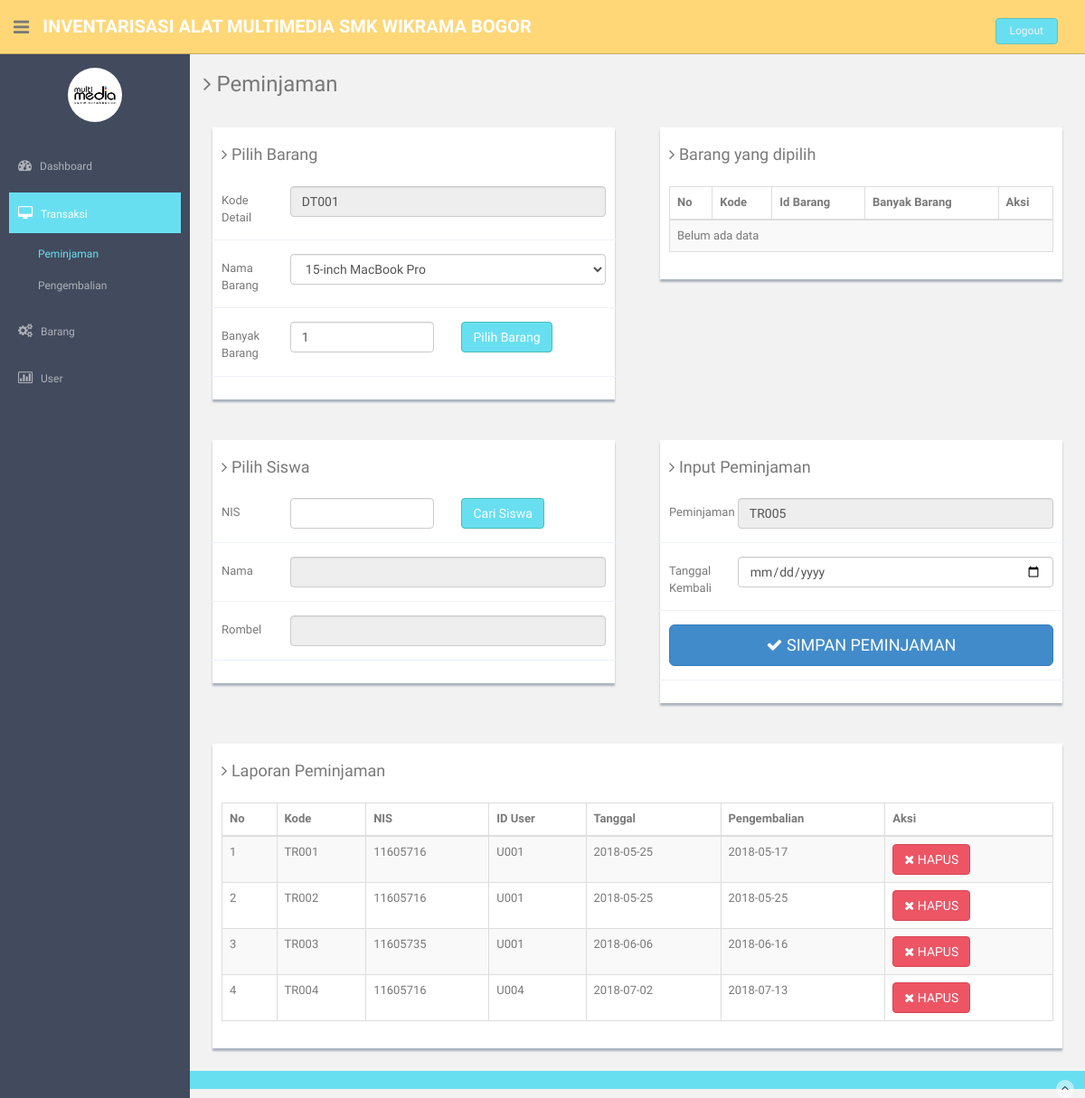
Screenshot of /Peminjaman.php (signed in) with the database file from the repository.
### tables this page shows
CREATE TABLE `transaction` (
  `id` varchar(10) NOT NULL,
  `nis` int(11) NOT NULL,
  `user_id` varchar(10) NOT NULL,
  `date` date DEFAULT NULL,
  `date_return` date DEFAULT NULL
);

### oop.php (called while the page is built, shortened)
<?php
class oop {
	function tampil($koneksi, $table){
		$sql = "SELECT * FROM $table";
		$query = mysqli_query($koneksi, $sql);
		if($query){
		while ($data = mysqli_fetch_array($query))
			$isi[] = $data;
		}
		return @$isi;
	}
	function tampill($koneksi, $table, $where){
		$sql = "SELECT * FROM $table WHERE $where";
		$query = mysqli_query($koneksi, $sql);
		while ($data = mysqli_fetch_array($query))
			$isi[] = $data;
		return @$isi;
	}
	public function autokode($koneksi,$table,$field,$pre){
       $sqlc   = "SELECT COUNT($field) as jumlah FROM $table";
       $querys = mysqli_query($koneksi,$sqlc);
       $number = mysqli_fetch_assoc($querys);
       if($number['jumlah'] > 0){
            $sql    = "SELECT MAX($field) as kode FROM $table";
            $query  = mysqli_query($koneksi,$sql);
            $number = mysqli_fetch_assoc($query);
            $strnum = substr($number['kode'], 2,3);
            $strnum = $strnum + 1;
            if(strlen($strnum) == 3){
                $kode = $pre.$strnum;
            }else if(strlen($strnum) == 2){
                    $kode = $pre."0".$strnum;
            }else if(strlen($strnum) == 1){
                $kode = $pre."00".$strnum;
            }
        }else{
            $kode = $pre."001";
        }
        return $kode;
    }
}
?>

### Peminjaman.php (the view, shortened to what this page needs)
<?php
include "koneksi.php";
include "oop.php";
$perintah = new oop();
$autokode = $perintah->autokode($koneksi,"transaction","id","TR");
$autokode2 = $perintah->autokode($koneksi,"detail_temp","id","DT");
$isi = '';
?>
<!DOCTYPE html>
<html lang="en">
  <head>
    <link href="assets/css/bootstrap.css" rel="stylesheet">
    <link href="assets/font-awesome/css/font-awesome.css" rel="stylesheet" />
    <link rel="stylesheet" type="text/css" href="assets/css/zabuto_calendar.css">
    <link rel="stylesheet" type="text/css" href="assets/js/gritter/css/jquery.gritter.css" />
    <link rel="stylesheet" type="text/css" href="assets/lineicons/style.css">
    <link href="assets/css/style.css" rel="stylesheet">
    <link href="assets/css/style-responsive.css" rel="stylesheet">
  </head>
  <body>
  <section id="container" >
      <header class="header black-bg">
              <div class="sidebar-toggle-box">
                  <div class="fa fa-bars tooltips" data-placement="right" data-original-title="Toggle Navigation"></div>
              </div>
            <a href="admins.php" class="logo"><b>Inventarisasi Alat Multimedia SMK WIKRAMA BOGOR</b></a>
            <div class="top-menu">
            	<ul class="nav pull-right top-menu">
                    <li><a class="logout" href="logout.php" onclick="return confirm('Yakin ingin Logout?')">Logout</a></li>
            	</ul>
            </div>
        </header>
      <aside>
          <div id="sidebar"  class="nav-collapse ">
              <ul class="sidebar-menu" id="nav-accordion">
              	  <p class="centered"><a href="profile.html"><img src="assets/img/logo.jpg" class="img-circle" width="60"></a></p>
                  <li class="mt">
                      <a href="admins.php">
                          <i class="fa fa-dashboard"></i>
                          <span>Dashboard</span>
                      </a>
                  </li>
                  <li class="sub-menu">
                      <a class="active" href="javascript:;" >
                          <i class="fa fa-desktop"></i>
                          <span>Transaksi</span>
                      </a>
                      <ul class="sub">
                          <li class="active"><a  href="Peminjaman.php">Peminjaman</a></li>
                          <li><a  href="Pengembalian.php">Pengembalian</a></li>
                      </ul>
                  </li>
                  <li class="sub-menu">
                      <a href="javascript:;" >
                          <i class="fa fa-cogs"></i>
                          <span>Barang</span>
                      </a>
                  </li>
                  <li class="sub-menu">
                      <a href="javascript:;" >
                          <i class=" fa fa-bar-chart-o"></i>
                          <span>User</span>
                      </a>
                  </li>
              </ul>
          </div>
      </aside>
      <section id="main-content">
        <section class="wrapper">
          <h3><i class="fa fa-angle-right"></i> Peminjaman</h3>
        <div class="row mt">
          <div class="col-lg-6">
            <div class="form-panel">
              <h4 class="mb"><i class="fa fa-angle-right"></i> Pilih Barang</h4>
              <form class="form-horizontal style-form" method="post">
                <div class="form-group">
                  <label class="col-sm-2 col-sm-2 control-label">Kode Detail</label>
                  <div class="col-sm-10">
                      <input type="text" class="form-control" name="detail_id" id="detail_id" value="<?php echo $autokode2; ?>" readonly>
                  </div>
                </div>
                <div class="form-group">
                  <label class="col-sm-2 col-sm-2 control-label">Nama Barang</label>
                  <div class="col-sm-10">
                    <select name="item_id" class="form-control" required>
                      <?php
                      $a = $perintah->tampill($koneksi, "item", "quantity != '0'");
                      foreach ($a as $b) {?>
                      <option value="<?= $b['0'] ?>"><?= $b['1'] ?></option>
                      <?php } ?>
                    </select>
                  </div>
                  </div>
                  <div class="form-group">
                    <label class="col-sm-2 col-sm-2 control-label">Banyak Barang</label>
                    <div class="col-sm-5">
                        <input type="text" class="form-control" name="quantity" id="quantity" value="1" required>
                    </div>
                    <div class="col-sm-5">
                      <button type="submit" class="btn btn-theme" name="pilbar" id="pilbar">Pilih Barang</button>
                    </div>
                  </div>
              </form>
            </div>
          </div>
          <div class="col-lg-6">
            <div class="form-panel">
              <h4 class="mb"><i class="fa fa-angle-right"></i> Barang yang dipilih</h4>
              <section id="unseen">
                <table id="tbuser" class="table table-striped table-bordered" cellspacing="0" width="100%">
                  <thead>
                  <tr>
                      <th>No</th>
                      <th>Kode</th>
                      <th>Id Barang</th>
                      <th>Banyak Barang</th>
                      <th>Aksi</th>
                  </tr>
                  </thead>
                  <tbody>
                    <?php
                    $tampil = $perintah->tampil($koneksi, "detail_temp");
                    $no = 0;
                    if (is_null($tampil)) {
                      echo "<tr>
                      <td colspan = '11'>Belum ada data</td>
                      </tr>";
                    }else{
                    foreach ($tampil as $field) {
                    $no++;
                    ?>
                  <tr>
                      <td><?php echo $no; ?></td>
                      <td><?php echo $field['id']; ?></td>
                      <td><?php echo $field['item_id']; ?></td>
                      <td><?php echo $field['quantity']; ?></td>
                      <td><a class="btn btn-theme04" onclick="return confirm('Yakin mau dihapus?')" href="?hapusbarang&detail=<?php echo $field['id'] ?>"><i class="fa fa-times"></i> HAPUS</a></td>
                  </tr>
                    <?php }} ?>
                  </tbody>
              </table>
              </section>
            </div>
          </div>
        </div>
          <div class="row mt">
            <div class="col-lg-6">
              <div class="form-panel">
                <h4 class="mb"><i class="fa fa-angle-right"></i> Pilih Siswa</h4>
                <form class="form-horizontal style-form" method="get">
                  <?php if(isset($_GET['cari'])){ ?>
                  <div class="form-group">
                       <label class="col-sm-2 col-sm-2 control-label">NIS</label>
                        <div class="col-sm-5">
                           <input type="text" class="form-control" name="nis" id="nis" value="<?php echo $cari['nis']?>" required>
                        </div>
                        <div class="col-sm-5">
                           <button type="submit" class="btn btn-theme" name="cari" id="cari">Cari Siswa</button>
                        </div>
                  </div>
                  <div class="form-group">
                       <label class="col-sm-2 col-sm-2 control-label">Nama</label>
                        <div class="col-sm-10">
                           <input type="text" class="form-control" name="nama" id="nama" value="<?php echo $cari['nama']?>" readonly>
                        </div>
                  </div>
                  <div class="form-group">
                       <label class="col-sm-2 col-sm-2 control-label">Rombel</label>
                        <div class="col-sm-10">
                           <input type="text" class="form-control" name="rombel" id="rombel" value="<?php echo $cari['rombel']?>" readonly>
                        </div>
                  </div>
                  <?php }else{ ?>
                  <div class="form-group">
                       <label class="col-sm-2 col-sm-2 control-label">NIS</label>
                        <div class="col-sm-5">
                           <input type="text" class="form-control" name="nis" id="nis" required>
                        </div>
                        <div class="col-sm-5">
                           <button type="submit" class="btn btn-theme" name="cari" id="cari">Cari Siswa</button>
                        </div>
                  </div>
                  <div class="form-group">
                       <label class="col-sm-2 col-sm-2 control-label">Nama</label>
                        <div class="col-sm-10">
                           <input type="text" class="form-control" name="nama" id="nama" readonly>
                        </div>
                  </div>
                  <div class="form-group">
                       <label class="col-sm-2 col-sm-2 control-label">Rombel</label>
                        <div class="col-sm-10">
                           <input type="text" class="form-control" name="rombel" id="rombel" readonly>
                        </div>
                  </div>
                  <?php } ?>
                </form>
              </div>
            </div>
            <div class="col-lg-6">
              <div class="form-panel">
                <h4 class="mb"><i class="fa fa-angle-right"></i> Input Peminjaman</h4>
                <form class="form-horizontal style-form" method="post">
                  <div class="form-group">
                       <label class="col-sm-2 col-sm-2 control-label">Peminjaman</label>
                        <div class="col-sm-10">
                           <input type="text" class="form-control" name="kode" id="kode"  value="<?php echo $autokode; ?>" readonly>
                        </div>
                  </div>
                  <div class="form-group">
                       <label class="col-sm-2 col-sm-2 control-label">Tanggal Kembali</label>
                        <div class="col-sm-10">
                           <input type="date" class="form-control" name="date_return" required>
                        </div>
                  </div>
                  <div class="form-group">
                    <div class="col-sm-12">
                      <button type="submit" class="btn btn-primary btn-lg btn-block" name="simpan" id="simpan"><i class="fa fa-check"></i> SIMPAN PEMINJAMAN</button>
                    </div>
                  </div>
                </form>
              </div>
            </div>
          </div>
        <div class="row mt">
            <div class="col-lg-12">
            <div class="form-panel">
              <h4 class="mb"><i class="fa fa-angle-right"></i> Laporan Peminjaman</h4>
              <section id="unseen">
                <table id="tbuser" class="table table-striped table-bordered" cellspacing="0" width="100%">
                  <thead>
                  <tr>
                      <th>No</th>
                      <th>Kode</th>
                      <th>NIS</th>
                      <th>ID User</th>
                      <th>Tanggal</th>
                      <th>Pengembalian</th>
                      <th colspan="2">Aksi</th>
                  </tr>
                  </thead>
                  <tbody>
                    <?php
                    $tampil = $perintah->tampil($koneksi, "transaction");
                    $no = 0;
                    if (is_null($tampil)) {
                      echo "<tr>
                      <td colspan = '11'>Belum ada data</td>
                      </tr>";
                    }else{
                    foreach ($tampil as $field) {
                    $no++;
                    ?>
                  <tr>
                      <td><?php echo $no; ?></td>
                      <td><?php echo $field['id']; ?></td>
                      <td><?php echo $field['nis']; ?></td>
                      <td><?php echo $field['user_id']; ?></td>
                      <td><?php echo $field['date']; ?></td>
                      <td><?php echo $field['date_return']; ?></td>
                      <td><a class="btn btn-theme04" onclick="return confirm('Yakin mau dihapus?')" href="?hapus&id=<?php echo $field['id'] ?>"><i class="fa fa-times"></i> HAPUS</a></td>
                  </tr>
                    <?php }} ?>
                  </tbody>
              </table>
              </section>
            </div>
            </div>
          </div>
        </section>
      </section>
      <footer class="site-footer">
          <div class="text-center">
              <a href="Peminjaman.php#" class="go-top">
                  <i class="fa fa-angle-up"></i>
              </a>
          </div>
      </footer>
  </section>
  </body>
</html>

### rows the page displays
transaction: id "TR001", nis "11605716", user "U001", date "2018-05-25", date_return "2018-05-17"
transaction: id "TR002", nis "11605716", user "U001", date "2018-05-25", date_return "2018-05-25"
transaction: id "TR003", nis "11605735", user "U001", date "2018-06-06", date_return "2018-06-16"
transaction: id "TR004", nis "11605716", user "U004", date "2018-07-02", date_return "2018-07-13"

### other values shown
form field item_id "15-inch MacBook Pro"
